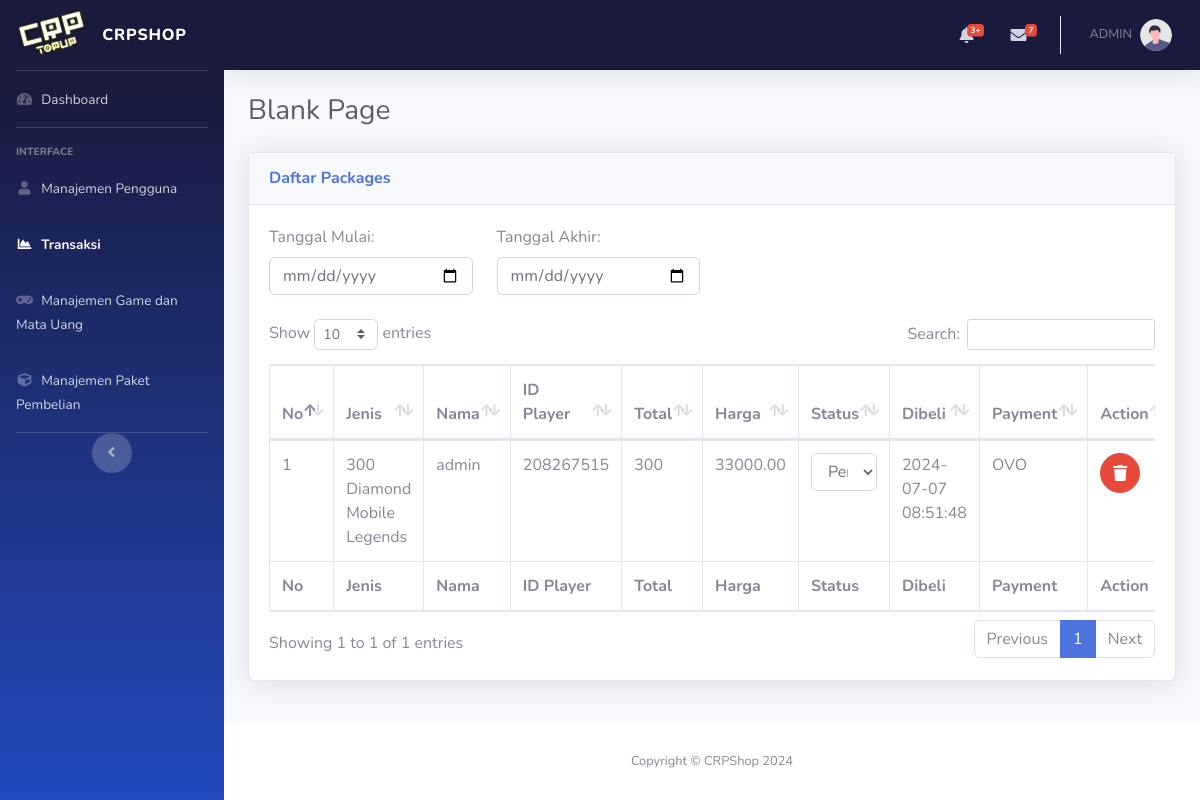
/admin/transaksi.php, run on an earlier commit of the app's database.
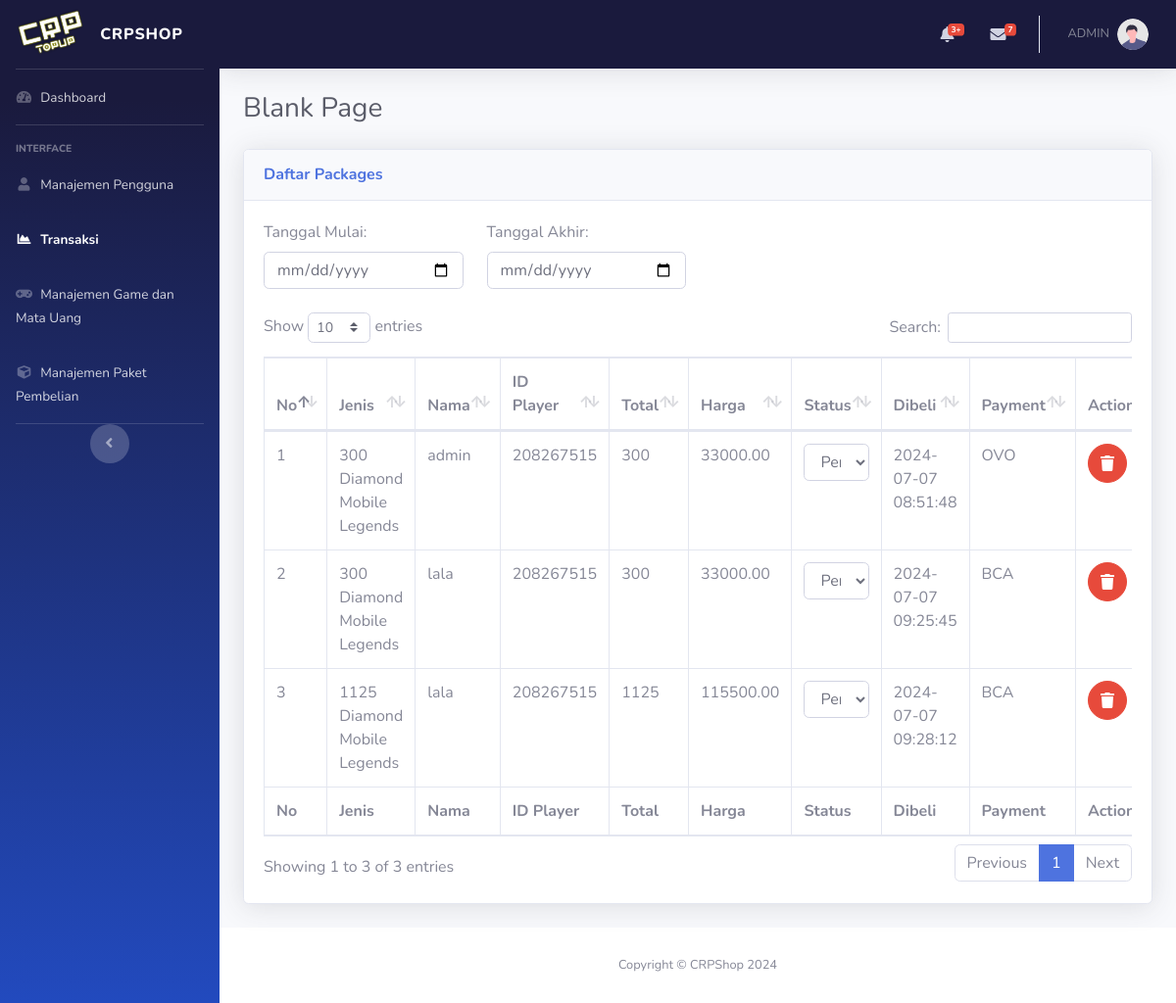
And on a later commit of the database.
### tables this page shows
CREATE TABLE `transactions` (
  `id` int(11) NOT NULL,
  `user_id` int(11) NOT NULL,
  `package_id` int(11) NOT NULL,
  `player_id` int(11) NOT NULL,
  `amount` int(11) NOT NULL,
  `total_price` decimal(10,2) NOT NULL,
  `status` enum('pending','success','failed') NOT NULL DEFAULT 'pending',
  `payment_method_id` int(11) DEFAULT NULL,
  `created_at` timestamp NOT NULL DEFAULT current_timestamp(),
  `updated_at` timestamp NOT NULL DEFAULT current_timestamp() ON UPDATE current_timestamp()
);

CREATE TABLE `packages` (
  `id` int(11) NOT NULL,
  `currency_id` int(11) NOT NULL,
  `name` varchar(100) NOT NULL,
  `amount` int(11) NOT NULL,
  `price` decimal(10,2) NOT NULL,
  `bonus_amount` int(11) DEFAULT 0,
  `is_active` tinyint(1) DEFAULT 1,
  `created_at` timestamp NOT NULL DEFAULT current_timestamp(),
  `updated_at` timestamp NOT NULL DEFAULT current_timestamp() ON UPDATE current_timestamp()
);

CREATE TABLE `users` (
  `id` int(11) NOT NULL,
  `name` varchar(100) NOT NULL,
  `username` varchar(100) NOT NULL,
  `email` varchar(255) NOT NULL,
  `password` varchar(100) NOT NULL,
  `role` enum('user','admin') NOT NULL DEFAULT 'user',
  `created_at` timestamp NOT NULL DEFAULT current_timestamp(),
  `updated_at` timestamp NOT NULL DEFAULT current_timestamp() ON UPDATE current_timestamp()
);

CREATE TABLE `payment_methods` (
  `id` int(11) NOT NULL,
  `name` varchar(50) NOT NULL,
  `type` enum('bank','e-wallet') NOT NULL
);

### admin/transaksi.php (the view, shortened to what this page needs)
<!DOCTYPE html>
<html lang="en">
<head>
    <link href="vendor/fontawesome-free/css/all.min.css" rel="stylesheet" type="text/css">
    <link href="css/sb-admin-2.min.css" rel="stylesheet">
    <link href="vendor/datatables/dataTables.bootstrap4.min.css" rel="stylesheet">
    <link rel="stylesheet" type="text/css" href="https://cdn.datatables.net/datetime/1.1.1/css/dataTables.dateTime.min.css">
</head>
<body id="page-top">
    <div id="wrapper">
        <?php
        $current_page = basename(__FILE__);
        include './component/sidebar.php';
        ?>
        <div id="content-wrapper" class="d-flex flex-column">
            <div id="content">
                <?php
                include "./component/topbar.php"; ?>
                <div class="container-fluid">
                    <h1 class="h3 mb-4 text-gray-800">Blank Page</h1>
                    <div class="card shadow mb-4">
                        <div class="card-header py-3">
                            <h6 class="m-0 font-weight-bold text-primary">Daftar Packages</h6>
                        </div>
                        <div class="card-body">
                            <div class="row mb-4">
                                <div class="col-md-3">
                                    <label for="minDate">Tanggal Mulai:</label>
                                    <input type="date" class="form-control" id="minDate">
                                </div>
                                <div class="col-md-3">
                                    <label for="maxDate">Tanggal Akhir:</label>
                                    <input type="date" class="form-control" id="maxDate">
                                </div>
                            </div>
                            <div class="table-responsive">
                                <?php
                                include '../koneksi.php';
                                $sql = "SELECT
                                    tp.name AS package_name,
                                    tu.name AS user_name,
                                    pm.name AS payment_method,
                                    tt.*
                                FROM
                                    transactions tt
                                JOIN
                                    packages tp ON tp.id = tt.package_id
                                JOIN
                                    users tu ON tt.user_id = tu.id
                                JOIN
                                    payment_methods pm ON tt.payment_method_id = pm.id;
                                ";
                                $result = $koneksi->query($sql);
                                ?>
                                <table class="table table-bordered" id="dataTable" width="100%" cellspacing="0">
                                    <thead>
                                        <tr>
                                            <th>No</th>
                                            <th>Jenis</th>
                                            <th>Nama</th>
                                            <th>ID Player</th>
                                            <th>Total</th>
                                            <th>Harga</th>
                                            <th>Status</th>
                                            <th>Dibeli</th>
                                            <th>Payment</th>
                                            <th>Action</th>
                                        </tr>
                                    </thead>
                                    <tfoot>
                                        <tr>
                                            <th>No</th>
                                            <th>Jenis</th>
                                            <th>Nama</th>
                                            <th>ID Player</th>
                                            <th>Total</th>
                                            <th>Harga</th>
                                            <th>Status</th>
                                            <th>Dibeli</th>
                                            <th>Payment</th>
                                            <th>Action</th>
                                        </tr>
                                    </tfoot>
                                    <tbody>
                                        <?php
                                        $no = 0;
                                        if ($result->num_rows > 0) {
                                            while ($row = $result->fetch_assoc()) {
                                                $no++;
                                                echo "<tr>";
                                                echo "<td>" . $no . "</td>";
                                                echo "<td>" . $row['package_name'] . "</td>";
                                                echo "<td>" . $row['user_name'] . "</td>";
                                                echo "<td>" . $row['player_id'] . "</td>";
                                                echo "<td>" . $row['amount'] . "</td>";
                                                echo "<td>" . $row['total_price'] . "</td>";
                                                echo "<td>";
                                                echo "<select class='form-control status-select' data-transaction-id='" . $row['id'] . "'>";
                                                echo "<option value='pending' " . ($row['status'] == 'pending' ? 'selected' : '') . ">Pending</option>";
                                                echo "</select>";
                                                echo "</td>";
                                                echo "<td>" . $row['created_at'] . "</td>";
                                                echo "<td>" . $row['payment_method'] . "</td>";
                                                echo '<td><button class="btn btn-danger btn-circle hapus-btn" data-transaction-id="' . $row['id'] . '" data-toggle="modal" data-target="#hapusModal"><i class="fas fa-trash"></i></button>
                                                      </td>';
                                                echo "</tr>";
                                            }
                                        } else {
                                            echo "<tr><td colspan='10'>Tidak ada data Game</td></tr>";
                                        }
                                        ?>
                                    </tbody>
                                </table>
                            </div>
                        </div>
                    </div>
                </div>
            </div>
            <?php include "./component/footer.php"; ?>
        </div>
    </div>
</body>
</html>

### admin/component/sidebar.php
<ul class="navbar-nav bg-gradient-darkblue sidebar sidebar-dark accordion" id="accordionSidebar">
    <a class="sidebar-brand d-flex align-items-center justify-content-center" href="index.php">
        <div class="sidebar-brand-icon rotate-n-15">
            <img class="logo" src="../img/logoputih.png" alt="logo" />
        </div>
        <div class="sidebar-brand-text mx-3">CRPShop</div>
    </a>
    <hr class="sidebar-divider my-0" />
    <li class="nav-item <?php echo $current_page == 'index.php' ? 'active' : ''; ?>">
        <a class="nav-link" href="../admin/index.php">
            <i class="fas fa-fw fa-tachometer-alt"></i>
            <span>Dashboard</span></a>
    </li>
    <hr class="sidebar-divider" />
    <div class="sidebar-heading">Interface</div>
    <li class="nav-item <?php echo $current_page == 'user-config.php' ? 'active' : ''; ?>">
        <a class="nav-link" href="../admin/user-config.php">
            <i class="fas fa-fw fa-user"></i>
            <span>Manajemen Pengguna</span></a>
    </li>
    <li class="nav-item <?php echo $current_page == 'transaksi.php' ? 'active' : ''; ?>">
        <a class="nav-link" href="../admin/transaksi.php">
            <i class="fas fa-fw fa-chart-area"></i>
            <span>Transaksi</span></a>
    </li>
    <li class="nav-item <?php echo $current_page == 'config-game.php' ? 'active' : ''; ?>">
        <a class="nav-link" href="../admin/config-game.php">
            <i class="fas fa-fw fa-gamepad"></i>
            <span>Manajemen Game dan Mata Uang</span></a>
    </li>
    <li class="nav-item <?php echo $current_page == 'paket-config.php' ? 'active' : ''; ?>">
        <a class="nav-link" href="../admin/paket-config.php">
            <i class="fas fa-fw fa-cube"></i>
            <span>Manajemen Paket Pembelian</span></a>
    </li>
    <hr class="sidebar-divider my-0">
    <div class="text-center d-none d-md-inline">
        <button class="rounded-circle border-0" id="sidebarToggle"></button>
    </div>
</ul>

### admin/component/topbar.php (shortened to what this page needs)
<nav class="navbar navbar-expand navbar-light bg-darkblue topbar mb-4 static-top shadow">
    <ul class="navbar-nav ml-auto">
        <li class="nav-item dropdown no-arrow mx-1">
            <a class="nav-link dropdown-toggle" href="#" id="alertsDropdown" role="button" data-toggle="dropdown" aria-haspopup="true" aria-expanded="false">
                <i class="fas fa-bell fa-fw"></i>
                <span class="badge badge-danger badge-counter">3+</span>
            </a>
        </li>
        <li class="nav-item dropdown no-arrow mx-1">
            <a class="nav-link dropdown-toggle" href="#" id="messagesDropdown" role="button" data-toggle="dropdown" aria-haspopup="true" aria-expanded="false">
                <i class="fas fa-envelope fa-fw"></i>
                <span class="badge badge-danger badge-counter">7</span>
            </a>
        </li>
        <li class="nav-item dropdown no-arrow">
            <a class="nav-link dropdown-toggle" href="#" id="userDropdown" role="button" data-toggle="dropdown" aria-haspopup="true" aria-expanded="false">
                <span class="mr-2 d-none d-lg-inline text-gray-600 small">ADMIN</span>
                <img class="img-profile rounded-circle" src="img/undraw_profile.svg" />
            </a>
        </li>
    </ul>
</nav>

### admin/component/footer.php (shortened to what this page needs)
<footer class="sticky-footer bg-white">
    <div class="container my-auto">
        <div class="copyright text-center my-auto">
            <span>Copyright &copy; CRPShop <span id="currentYear"></span></span>
        </div>
    </div>
</footer>

What changed in the data, as far as the page shows it:
added transactions: package.name "300 Diamond Mobile Legends", user.name "lala", player "208267515", amount "300", total_price "33000.00", status+id "Pending", created_at "2024-07-07 09:25:45", payment_method.name "BCA"
added transactions: package.name "1125 Diamond Mobile Legends", user.name "lala", player "208267515", amount "1125", total_price "115500.00", status+id "Pending", created_at "2024-07-07 09:28:12", payment_method.name "BCA"
Also different on the page:
text written by a page script: "Show entries Search: Showing 1 to 1 of 1 entries Previous 1 Next" → "Show entries Search: Showing 1 to 3 of 3 entries Previous 1 Next"
